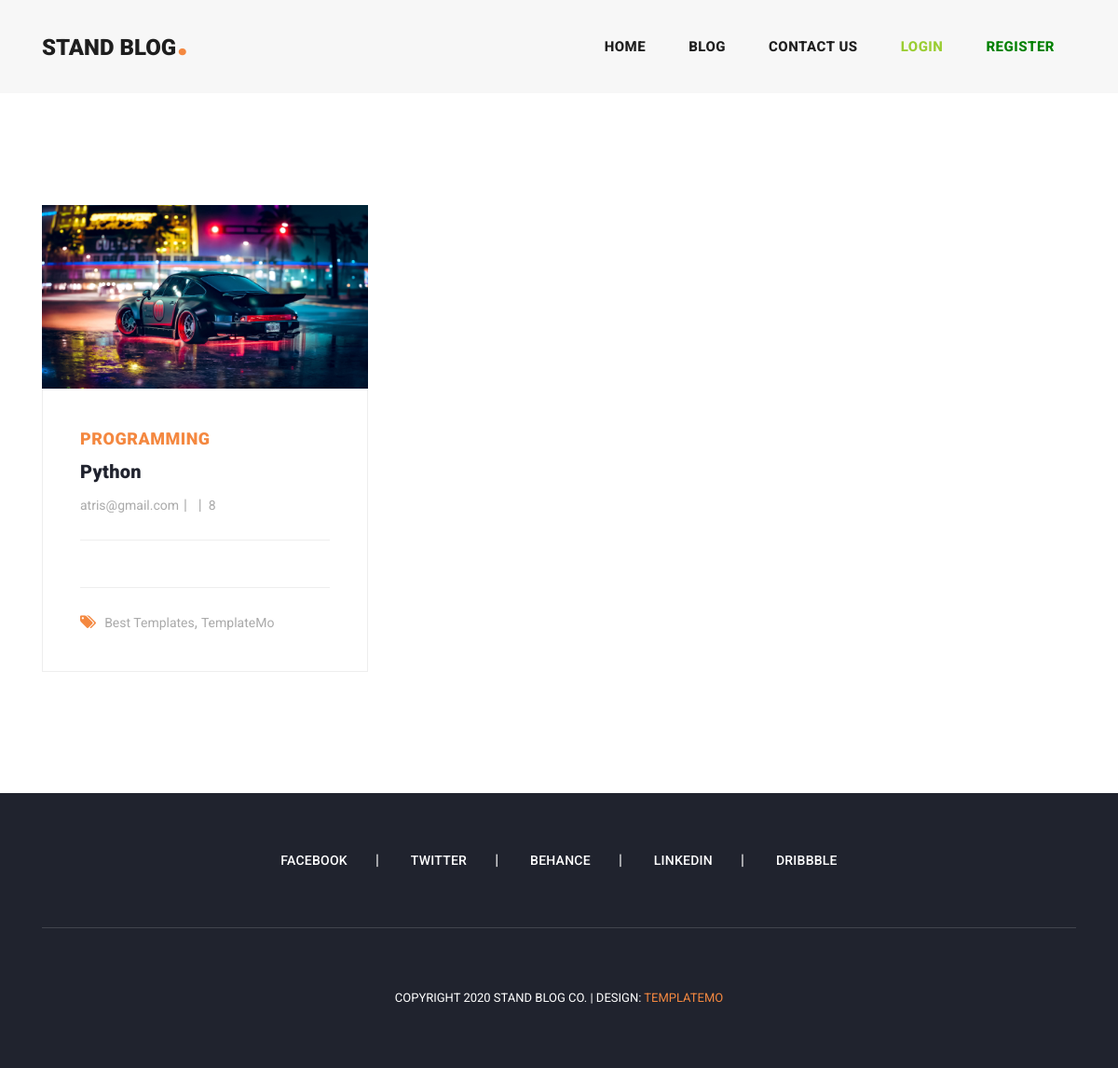
Before: /blog with the older database file.
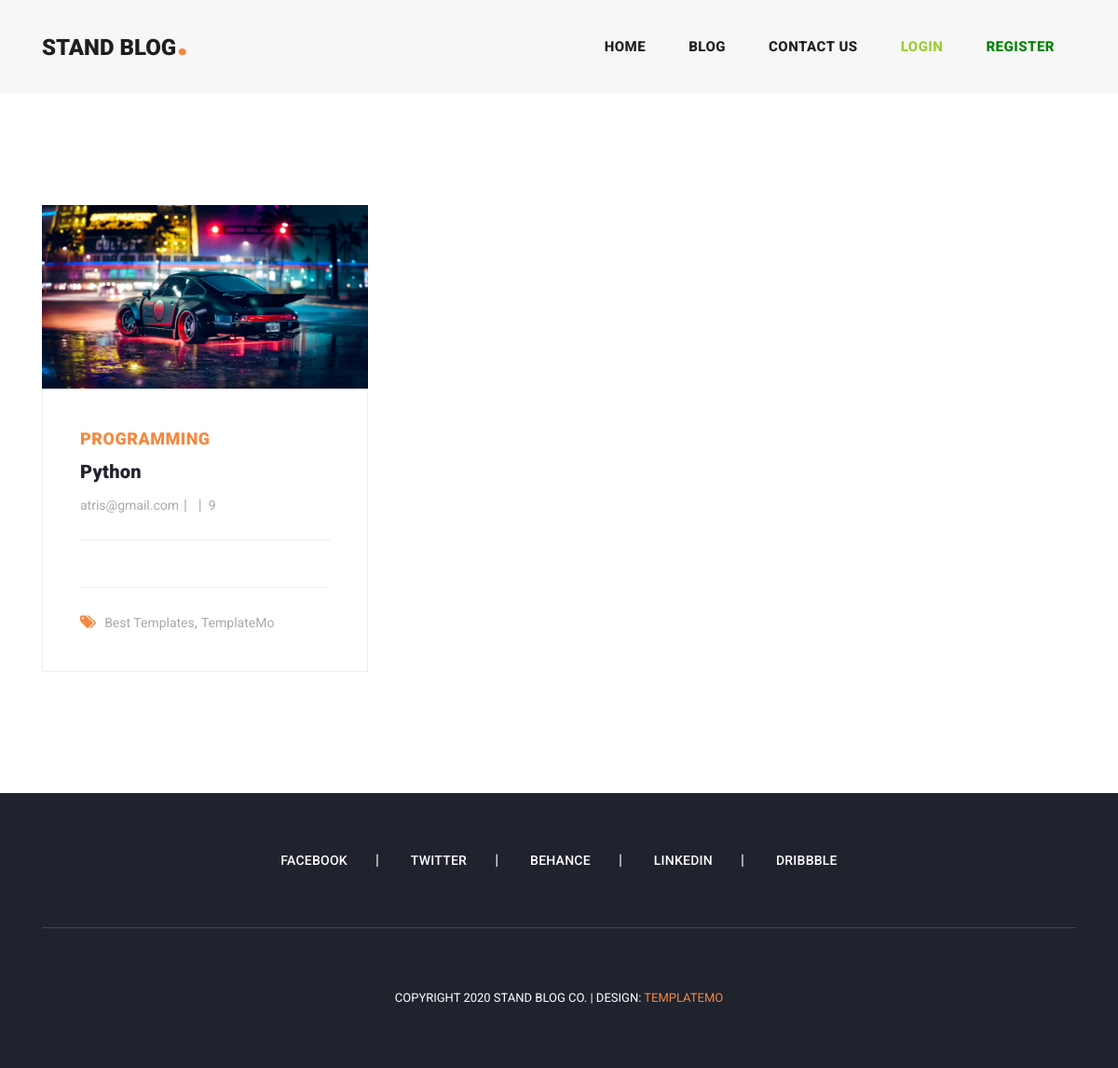
After: the same page with the newer database file.
### blog_app/models.py (models this page shows, shortened)
class Post(models.Model):
    author = models.ForeignKey(User, on_delete=models.CASCADE)
    category = models.ManyToManyField(Category)
    title = models.CharField(max_length=505)
    title_site = models.CharField(max_length=80)
    site_meta = models.CharField(max_length=500)
    short_description = models.TextField()
    description = RichTextUploadingField()
    created_at = models.DateTimeField(auto_now_add=True)
    updated_at = models.DateTimeField(auto_now=True)
    image = models.ImageField(upload_to='image')
    published = models.BooleanField(default=False)
    view = models.IntegerField(default=0)
    slug = models.SlugField()

class Category(models.Model):
    title = models.CharField(max_length=200)
    created_at = models.DateTimeField(auto_now_add=True)
    def __str__(self):
        return self.title

### account_app/models.py (models this page shows, shortened)
class User(AbstractBaseUser):
    email = models.EmailField(
        verbose_name='email address',
        max_length=255,
        unique=True,
    )
    fullname = models.CharField(max_length=100, verbose_name='نام کامل')
    date_of_birth = models.DateField(null=True, blank=True)
    date_of_joind = models.DateField(auto_now_add=True)
    is_active = models.BooleanField(default=True)
    is_admin = models.BooleanField(default=False)
    objects = UserManager()
    USERNAME_FIELD = 'email'
    REQUIRED_FIELDS = []
    def __str__(self):
        return self.email

### blog_app/views.py (the view)
# urls.py: path('blog', views.Blog.as_view(), name='blog'),
class Blog(ListView):
    model = Post
    template_name = 'blog_app/blog.html'
    paginate_by = 3
    context_object_name = 'posts'
    queryset = Post.objects.order_by('-created_at')

### blog_app/templates/blog_app/blog.html (shortened to what this page needs)
{% extends 'base.html' %}
{% load static %}
{% load render_partial %}
{% block content %}
    <br><br><br><br><br>
    <section class="blog-posts grid-system">
        <div class="container">
            <div class="row">
                <div class="col-lg-8">
                    <div class="all-blog-posts">
                        <div class="row">
                            {% for post in posts %}
                                <div class="col-lg-6">
                                    <div class="blog-post">
                                        <div class="blog-thumb">
                                            <img src="{{ post.image.url }}" alt="">
                                        </div>
                                        <div class="down-content">
                                            <span>{{ post.category.first }}</span>
                                            <a href="{% url 'post_detail' post.slug %}"><h4>{{ post.title }}</h4></a>
                                            <ul class="post-info">
                                                <li><a href="#">{{ post.author }}</a></li>
                                                <li><a href="#">{{ post.shamsi_date }}</a></li>
                                                <li><a href="#">{{ post.view }}</a></li>
                                            </ul>
                                            <p>{{ post.body|truncatewords:20 }}</p>
                                            <div class="post-options">
                                                <div class="row">
                                                    <div class="col-lg-12">
                                                        <ul class="post-tags">
                                                            <li><i class="fa fa-tags"></i></li>
                                                            <li><a href="#">Best Templates</a>,</li>
                                                            <li><a href="#">TemplateMo</a></li>
                                                        </ul>
                                                    </div>
                                                </div>
                                            </div>
                                        </div>
                                    </div>
                                </div>
                            {% endfor %}
                        </div>
                    </div>
                </div>
            </div>
        </div>
    </section>
{% endblock %}

Changed rows visible on the page:
changed Post "Python": view "8" → "9"
